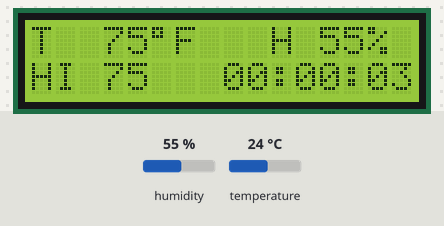
A sketch run on a simulated Arduino Uno, built with avr-gcc and run on an emulated ATmega328P. Shown: 16×2 character LCD. Wiring (inferred from the names in the program): DHT11 sensor: data A2. The test bench sets the inputs (shaded band); at power-on: humidity 55 %, temperature 24 °C.

Above: at 3.5 s.
3.6 s: humidity set to 22 %
At 6.8 s:
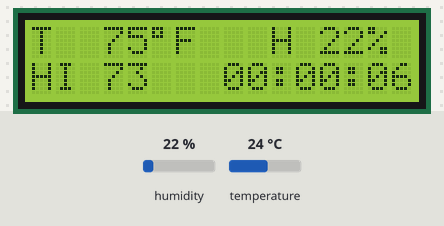
7.9 s: temperature set to 12 °C
At 9.9 s:
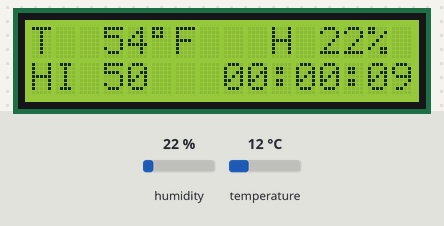
11.9 s: humidity set to 40 %
At 13.0 s:
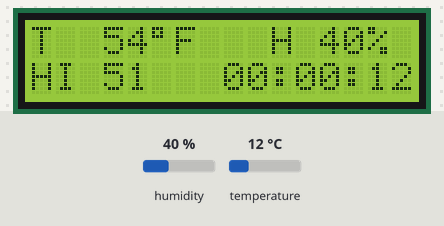
15.9 s: temperature set to 19 °C
At 19.0 s:
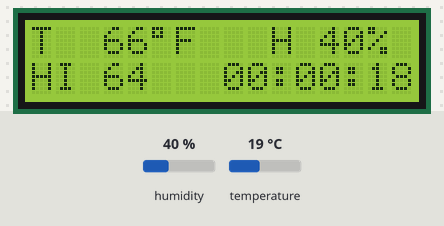
Timing chart, 0 to 20.5 s (numbered marks = the images above; inputs shaded):
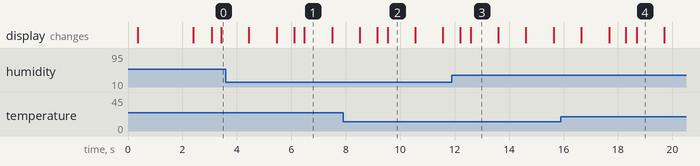

The sketch:

PortableThermHumid_dht11_lcd_v2.ino
```cpp
#include <Wire.h>
#include <LiquidCrystal_I2C.h>
#include "DHT.h"

//#define IS_TEST
#define ARRAY_SIZE(A) (sizeof(A) / sizeof((A)[0]))

//DHT11 setup
#define DHTTYPE DHT11
const int _pinDHT = A2;
DHT dht(_pinDHT, DHTTYPE);

//DHT11 variables
unsigned int _statusDht, _statusPreviousDht;
float _hum, _tempC, _tempF, _heatIndexF;
unsigned long _dhtLastUpdate;
const unsigned int _dhtUpdateDelay = 3000;

//LCD variables
LiquidCrystal_I2C lcd(0x3F, 2, 1, 0, 4, 5, 6, 7, 3, POSITIVE);
const unsigned int _lcdColumns = 16, _lcdRows = 2;
String _blankChar = " ";

//Runtime variables
unsigned long _runTimeLastUpdate;
const unsigned int _runTimeUpdateDelay = 1000;

void setup() {
  delay(250); //short delay
  // put your setup code here, to run once:
  #if defined(IS_TEST)
    pinMode(LED_BUILTIN, OUTPUT);
  #endif

  dht.begin(); //initialize DHT 11

  lcd.begin(_lcdColumns, _lcdRows); //initialize LCD
  lcdIntroduction(); delay(2000); //introduction message for 2 seconds
  lcdMainDisplay(); //main display

  #if defined(IS_TEST)
    Serial.begin(9600);
    Serial.println(F("DHTxx test!"));
  #endif
}

void loop() {
  // put your main code here, to run repeatedly:
  getDataDHT();
  runTime();
}

void getDataDHT(){
  if(millis() - _dhtLastUpdate >= _dhtUpdateDelay || _dhtLastUpdate > millis()){
    showDataDHT();
    _dhtLastUpdate = millis();
  }
 }

 unsigned int readDHT(){
  // Reading temperature or humidity takes about 250 milliseconds!
  // Sensor readings may also be up to 2 seconds 'old' (its a very slow sensor)
  _hum = dht.readHumidity();
  // Read temperature as Celsius (the default)
  _tempC = dht.readTemperature();
  // Read temperature as Fahrenheit (isFahrenheit = true)
  _tempF = dht.readTemperature(true);

  #if defined(IS_TEST)
    Serial.print("Run time:\t"); Serial.print(millis()); Serial.print("\t");
    Serial.print("Temp:\t"); Serial.print(_tempF); Serial.print("\t");
    Serial.print("Hum:\t"); Serial.print(_hum);
  #endif

    // Check if any reads failed and exit early (to try again).
  if (isnan(_hum) || isnan(_tempC) || isnan(_tempF)) {
    #if defined(IS_TEST)
      Serial.println(F("Failed to read from DHT sensor!"));
    #else
      lcdUpdate(0, 0, "Failed read DHT!");
    #endif

    _statusDht = 0;
    return false;
  }

    // Compute heat index in Fahrenheit (the default)
  _heatIndexF = dht.computeHeatIndex(_tempF, _hum);
  // Compute heat index in Celsius (isFahreheit = false)
  //float hic = dht.computeHeatIndex(t, h, false);

  #if defined(IS_TEST)
    Serial.print("\tHI:\t"); Serial.println(_heatIndexF);
  #endif

  _statusDht = 1;
  return true;
 }

// DISPLAY DATA
 void showDataDHT(){
  _statusDht = readDHT();
  if(_statusDht == false){
    _statusPreviousDht = _statusDht;
    return;
  }

  if(_statusDht == 1 && _statusPreviousDht == 0){
    lcdMainDisplay();
  }

  _statusPreviousDht = _statusDht;

  char humidToPrint[4], tempFToPrint[5], heatIndexToPrint[5];
  dtostrf(_tempF, 3, 0, tempFToPrint);
  dtostrf(_hum, 3, 0, humidToPrint);
  dtostrf(_heatIndexF, 3, 0, heatIndexToPrint);

  lcdUpdate(2, 0, tempFToPrint);
  lcdUpdate(11, 0, humidToPrint);
  lcdUpdate(2, 1, heatIndexToPrint);
}

void runTime(){
  if((millis() - _runTimeLastUpdate) > _runTimeUpdateDelay || _runTimeLastUpdate > millis()){

    unsigned long runTimeSeconds = 0;
    unsigned int hours, minutes, seconds;
    runTimeSeconds = millis()/1000;

    if(runTimeSeconds >= 3600){
      hours = (int)(runTimeSeconds/3600);
      seconds = runTimeSeconds - (int)(hours*3600); //remaining seconds
      minutes = (int)(seconds/60);
      seconds = seconds - (int)(minutes*60);
    }else if(runTimeSeconds >= 60){
      hours = 0;
      seconds = runTimeSeconds - (int)(hours*3600);
      minutes = (int)(seconds/60);
      seconds = seconds - minutes*60;
    }else{
      hours = 0;
      seconds = runTimeSeconds - (int)(hours*3600);
      minutes = 0;
      seconds = seconds - minutes*60;
    }

    String strHours = String(hours, DEC);
    String strMinutes = String(minutes, DEC);
    String strSeconds = String(seconds, DEC);

    if(hours<10){ strHours = String("0" + strHours); }
    if(minutes<10){ strMinutes = String("0" + strMinutes); }
    if(seconds<10){ strSeconds = String("0" + strSeconds); }

    lcdUpdate(8, 1, strHours + ":" + strMinutes + ":" + strSeconds);

    _runTimeLastUpdate = millis();
  }
}

void lcdUpdate(uint8_t charStart, uint8_t line, String value){
  int valueLength = value.length();
  String blank = repeatString(&_blankChar, &valueLength);

  lcd.setCursor(charStart, line);
  lcd.print(blank);
  lcd.setCursor(charStart, line);
  lcd.print(value);
}

void lcdMainDisplay() {
  lcd.clear();

  lcdUpdate(0, 0, "T");
  lcdUpdate(5, 0, String(char(223)) + String("F"));
  lcdUpdate(10, 0, "H"); lcdUpdate(14, 0, "%");
  lcdUpdate(0, 1, "HI");
}

void lcdIntroduction() {
  lcd.clear();

  lcdUpdate(0, 0, "Created VNeyman");
  lcdUpdate(0, 1, "April 2019");
}

String repeatString(String * charToRepeat, int * repeat){
  String stringValue = "";
  unsigned int count = 1;

  do{
    stringValue += *charToRepeat;
    count++;
  }while(count < *repeat);

  return stringValue;
}
```

Measured:
- what the display in image 1 shows lasts 1.0 s, from 6.5 s to 7.5 s
